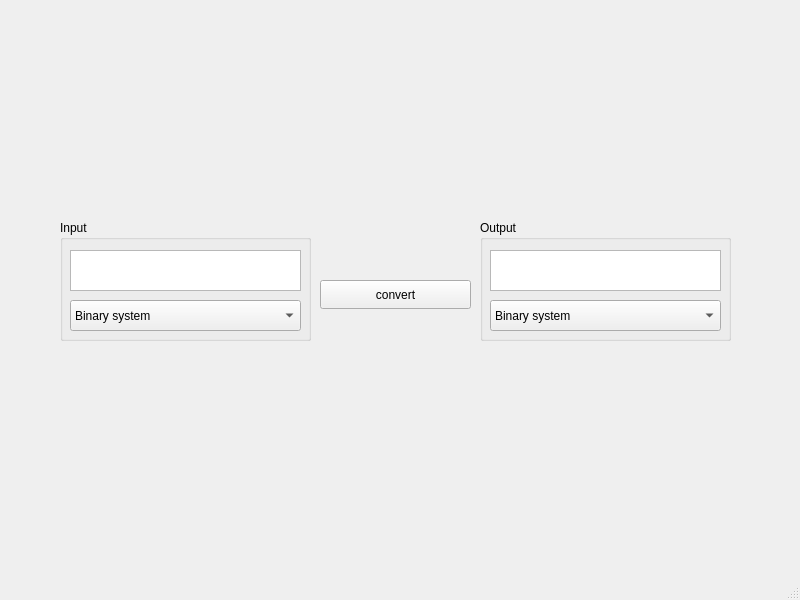
<?xml version="1.0" encoding="UTF-8"?>
<ui version="4.0">
 <class>MainWindow</class>
 <widget class="QMainWindow" name="MainWindow">
  <property name="geometry">
   <rect>
    <x>0</x>
    <y>0</y>
    <width>800</width>
    <height>600</height>
   </rect>
  </property>
  <property name="windowTitle">
   <string>MainWindow</string>
  </property>
  <widget class="QWidget" name="centralwidget">
   <widget class="QGroupBox" name="groupBox">
    <property name="geometry">
     <rect>
      <x>60</x>
      <y>220</y>
      <width>251</width>
      <height>121</height>
     </rect>
    </property>
    <property name="title">
     <string>Input</string>
    </property>
    <widget class="QPlainTextEdit" name="plainTextEdit">
     <property name="geometry">
      <rect>
       <x>10</x>
       <y>30</y>
       <width>231</width>
       <height>41</height>
      </rect>
     </property>
     <property name="cursor" stdset="0">
      <cursorShape>IBeamCursor</cursorShape>
     </property>
    </widget>
    <widget class="QComboBox" name="comboBox">
     <property name="geometry">
      <rect>
       <x>10</x>
       <y>80</y>
       <width>231</width>
       <height>31</height>
      </rect>
     </property>
     <property name="cursor">
      <cursorShape>PointingHandCursor</cursorShape>
     </property>
     <property name="currentIndex">
      <number>0</number>
     </property>
     <item>
      <property name="text">
       <string>Binary system</string>
      </property>
     </item>
     <item>
      <property name="text">
       <string>Quaternary system</string>
      </property>
     </item>
     <item>
      <property name="text">
       <string>Octal system</string>
      </property>
     </item>
     <item>
      <property name="text">
       <string>Decimal system</string>
      </property>
     </item>
     <item>
      <property name="text">
       <string>Hexadecimal system</string>
      </property>
     </item>
    </widget>
   </widget>
   <widget class="QGroupBox" name="groupBox_2">
    <property name="geometry">
     <rect>
      <x>480</x>
      <y>220</y>
      <width>251</width>
      <height>121</height>
     </rect>
    </property>
    <property name="title">
     <string>Output</string>
    </property>
    <widget class="QPlainTextEdit" name="plainTextEdit_2">
     <property name="geometry">
      <rect>
       <x>10</x>
       <y>30</y>
       <width>231</width>
       <height>41</height>
      </rect>
     </property>
     <property name="cursor" stdset="0">
      <cursorShape>ForbiddenCursor</cursorShape>
     </property>
     <property name="readOnly">
      <bool>true</bool>
     </property>
    </widget>
    <widget class="QComboBox" name="comboBox_2">
     <property name="geometry">
      <rect>
       <x>10</x>
       <y>80</y>
       <width>231</width>
       <height>31</height>
      </rect>
     </property>
     <property name="cursor">
      <cursorShape>PointingHandCursor</cursorShape>
     </property>
     <item>
      <property name="text">
       <string>Binary system</string>
      </property>
     </item>
     <item>
      <property name="text">
       <string>Quaternary system</string>
      </property>
     </item>
     <item>
      <property name="text">
       <string>Octal system</string>
      </property>
     </item>
     <item>
      <property name="text">
       <string>Decimal system</string>
      </property>
     </item>
     <item>
      <property name="text">
       <string>Hexadecimal system</string>
      </property>
     </item>
    </widget>
   </widget>
   <widget class="QPushButton" name="pushButton">
    <property name="geometry">
     <rect>
      <x>320</x>
      <y>280</y>
      <width>151</width>
      <height>29</height>
     </rect>
    </property>
    <property name="cursor">
     <cursorShape>PointingHandCursor</cursorShape>
    </property>
    <property name="text">
     <string>convert</string>
    </property>
   </widget>
   <widget class="QLabel" name="label">
    <property name="geometry">
     <rect>
      <x>60</x>
      <y>350</y>
      <width>251</width>
      <height>20</height>
     </rect>
    </property>
    <property name="text">
     <string/>
    </property>
   </widget>
  </widget>
  <widget class="QMenuBar" name="menubar">
   <property name="geometry">
    <rect>
     <x>0</x>
     <y>0</y>
     <width>800</width>
     <height>25</height>
    </rect>
   </property>
  </widget>
  <widget class="QStatusBar" name="statusbar"/>
 </widget>
 <resources/>
 <connections/>
</ui>
